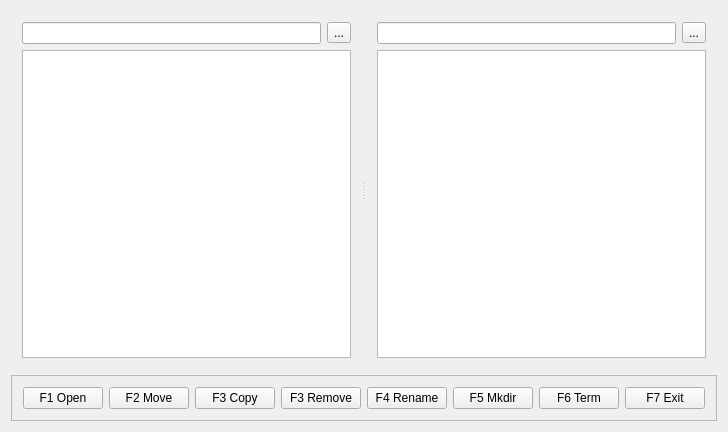
<?xml version="1.0" encoding="UTF-8"?>
<ui version="4.0">
 <class>MainWindow</class>
 <widget class="QMainWindow" name="MainWindow">
  <property name="geometry">
   <rect>
    <x>0</x>
    <y>0</y>
    <width>720</width>
    <height>432</height>
   </rect>
  </property>
  <property name="windowTitle">
   <string>MainWindow</string>
  </property>
  <widget class="QWidget" name="centralWidget">
   <layout class="QGridLayout" name="gridLayout">
    <item row="0" column="0">
     <widget class="QSplitter" name="splitter">
      <property name="sizePolicy">
       <sizepolicy hsizetype="Expanding" vsizetype="Expanding">
        <horstretch>0</horstretch>
        <verstretch>0</verstretch>
       </sizepolicy>
      </property>
      <property name="orientation">
       <enum>Qt::Horizontal</enum>
      </property>
      <widget class="QWidget" name="widget" native="true">
       <layout class="QVBoxLayout" name="verticalLayout">
        <item>
         <layout class="QHBoxLayout" name="horizontalLayout_2">
          <item>
           <widget class="QLineEdit" name="lEPath">
            <property name="sizePolicy">
             <sizepolicy hsizetype="Expanding" vsizetype="Fixed">
              <horstretch>0</horstretch>
              <verstretch>0</verstretch>
             </sizepolicy>
            </property>
           </widget>
          </item>
          <item>
           <widget class="QToolButton" name="tbDuplicates_1">
            <property name="text">
             <string>...</string>
            </property>
           </widget>
          </item>
         </layout>
        </item>
        <item>
         <widget class="QTableView" name="filesExplorerView">
          <property name="minimumSize">
           <size>
            <width>0</width>
            <height>0</height>
           </size>
          </property>
          <property name="baseSize">
           <size>
            <width>0</width>
            <height>0</height>
           </size>
          </property>
          <property name="autoFillBackground">
           <bool>false</bool>
          </property>
          <property name="dragEnabled">
           <bool>false</bool>
          </property>
          <property name="selectionMode">
           <enum>QAbstractItemView::ExtendedSelection</enum>
          </property>
          <property name="selectionBehavior">
           <enum>QAbstractItemView::SelectRows</enum>
          </property>
          <property name="showGrid">
           <bool>false</bool>
          </property>
          <property name="cornerButtonEnabled">
           <bool>true</bool>
          </property>
          <attribute name="horizontalHeaderHighlightSections">
           <bool>false</bool>
          </attribute>
          <attribute name="horizontalHeaderStretchLastSection">
           <bool>true</bool>
          </attribute>
          <attribute name="verticalHeaderVisible">
           <bool>false</bool>
          </attribute>
          <attribute name="verticalHeaderDefaultSectionSize">
           <number>16</number>
          </attribute>
          <attribute name="verticalHeaderHighlightSections">
           <bool>false</bool>
          </attribute>
         </widget>
        </item>
       </layout>
      </widget>
      <widget class="QWidget" name="widget_2" native="true">
       <layout class="QVBoxLayout" name="verticalLayout_2">
        <item>
         <layout class="QHBoxLayout" name="horizontalLayout_3">
          <item>
           <widget class="QLineEdit" name="lEPath_2">
            <property name="sizePolicy">
             <sizepolicy hsizetype="Expanding" vsizetype="Fixed">
              <horstretch>0</horstretch>
              <verstretch>0</verstretch>
             </sizepolicy>
            </property>
           </widget>
          </item>
          <item>
           <widget class="QToolButton" name="tbDuplicates_2">
            <property name="text">
             <string>...</string>
            </property>
           </widget>
          </item>
         </layout>
        </item>
        <item>
         <widget class="QTableView" name="filesExplorerView_2">
          <property name="minimumSize">
           <size>
            <width>0</width>
            <height>0</height>
           </size>
          </property>
          <property name="baseSize">
           <size>
            <width>0</width>
            <height>0</height>
           </size>
          </property>
          <property name="autoFillBackground">
           <bool>false</bool>
          </property>
          <property name="dragEnabled">
           <bool>false</bool>
          </property>
          <property name="selectionMode">
           <enum>QAbstractItemView::ExtendedSelection</enum>
          </property>
          <property name="selectionBehavior">
           <enum>QAbstractItemView::SelectRows</enum>
          </property>
          <property name="showGrid">
           <bool>false</bool>
          </property>
          <property name="cornerButtonEnabled">
           <bool>true</bool>
          </property>
          <attribute name="horizontalHeaderHighlightSections">
           <bool>false</bool>
          </attribute>
          <attribute name="horizontalHeaderStretchLastSection">
           <bool>true</bool>
          </attribute>
          <attribute name="verticalHeaderVisible">
           <bool>false</bool>
          </attribute>
          <attribute name="verticalHeaderDefaultSectionSize">
           <number>16</number>
          </attribute>
          <attribute name="verticalHeaderHighlightSections">
           <bool>false</bool>
          </attribute>
         </widget>
        </item>
       </layout>
      </widget>
     </widget>
    </item>
    <item row="1" column="0">
     <widget class="QFrame" name="frame">
      <property name="minimumSize">
       <size>
        <width>0</width>
        <height>0</height>
       </size>
      </property>
      <property name="frameShape">
       <enum>QFrame::StyledPanel</enum>
      </property>
      <property name="frameShadow">
       <enum>QFrame::Raised</enum>
      </property>
      <layout class="QHBoxLayout" name="horizontalLayout">
       <item>
        <widget class="QPushButton" name="pbOpen">
         <property name="text">
          <string>F1 Open</string>
         </property>
        </widget>
       </item>
       <item>
        <widget class="QPushButton" name="pbMove">
         <property name="text">
          <string>F2 Move</string>
         </property>
        </widget>
       </item>
       <item>
        <widget class="QPushButton" name="pbCopy">
         <property name="text">
          <string>F3 Copy</string>
         </property>
        </widget>
       </item>
       <item>
        <widget class="QPushButton" name="pbRemove">
         <property name="text">
          <string>F3 Remove</string>
         </property>
        </widget>
       </item>
       <item>
        <widget class="QPushButton" name="pbRename">
         <property name="text">
          <string>F4 Rename</string>
         </property>
        </widget>
       </item>
       <item>
        <widget class="QPushButton" name="pbMkdir">
         <property name="text">
          <string>F5 Mkdir</string>
         </property>
        </widget>
       </item>
       <item>
        <widget class="QPushButton" name="pbTerm">
         <property name="text">
          <string>F6 Term</string>
         </property>
        </widget>
       </item>
       <item>
        <widget class="QPushButton" name="pbExit">
         <property name="text">
          <string>F7 Exit</string>
         </property>
        </widget>
       </item>
      </layout>
     </widget>
    </item>
   </layout>
  </widget>
 </widget>
 <layoutdefault spacing="6" margin="11"/>
 <resources/>
 <connections>
  <connection>
   <sender>pbExit</sender>
   <signal>clicked()</signal>
   <receiver>MainWindow</receiver>
   <slot>close()</slot>
   <hints>
    <hint type="sourcelabel">
     <x>651</x>
     <y>401</y>
    </hint>
    <hint type="destinationlabel">
     <x>715</x>
     <y>367</y>
    </hint>
   </hints>
  </connection>
 </connections>
</ui>
